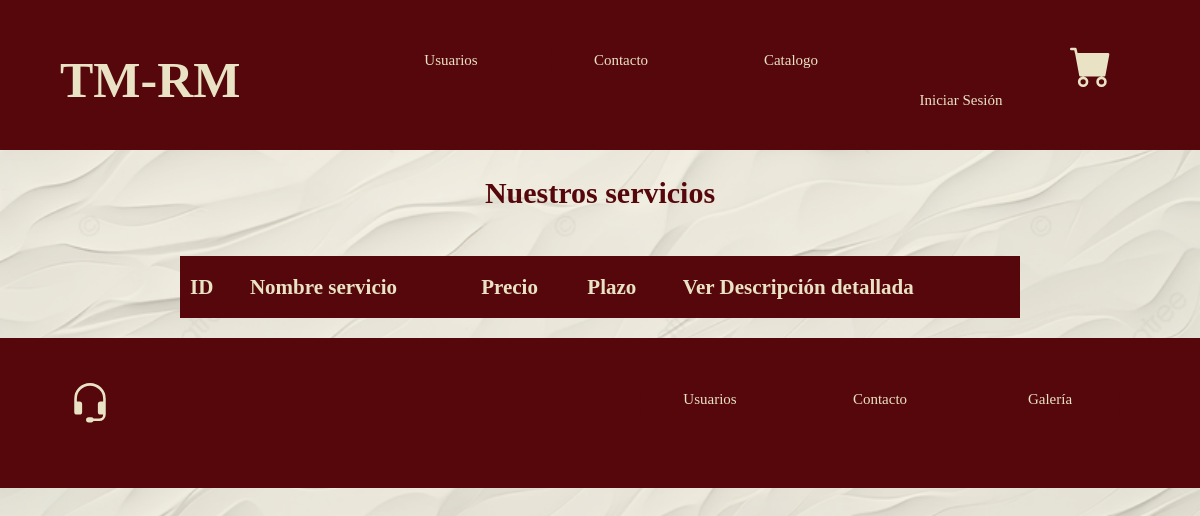
The page /catalogo on the database as committed earlier.
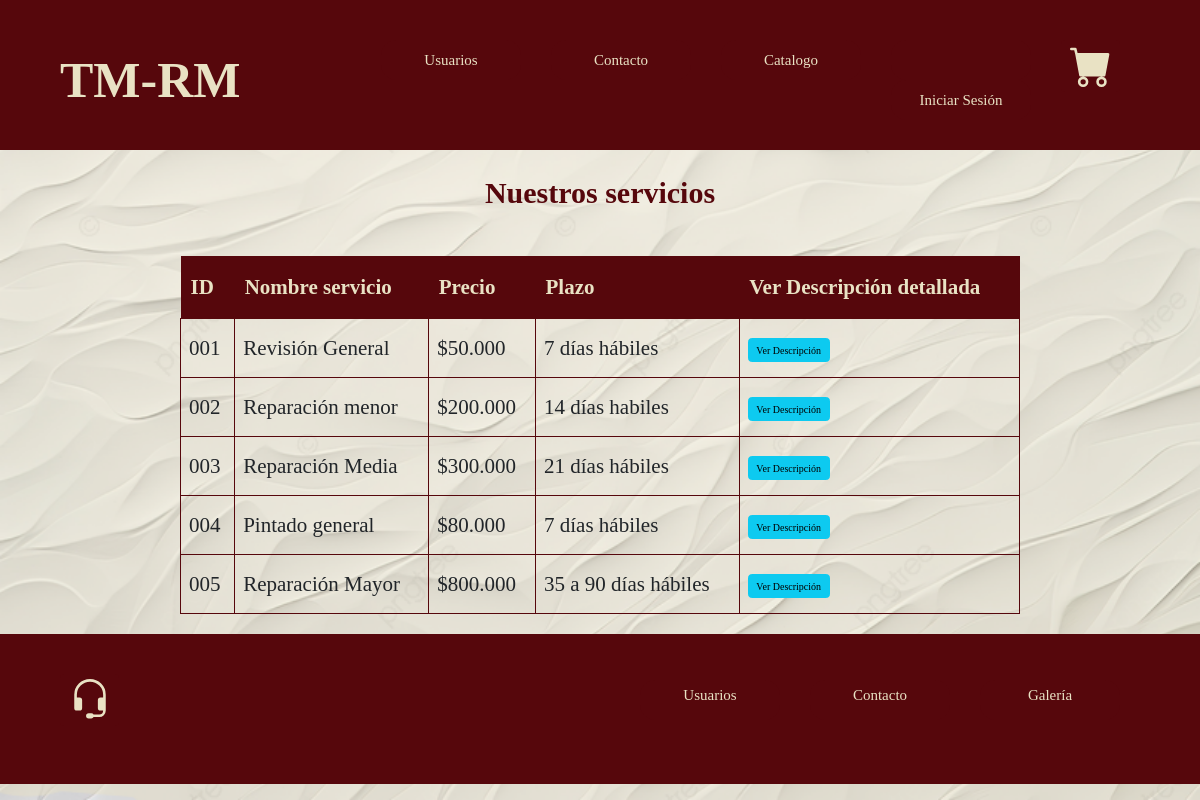
The same page on the database as committed later.
### taller1/models.py (models this page shows, shortened)
class Servicio(models.Model):
    id_servicio =  models.CharField(primary_key=True, max_length=10)
    nombre_serv =  models.CharField(max_length=20)
    precio = models.CharField(max_length=11)
    plazo_entrega = models.CharField(max_length=20)
    descripcion_servicio = models.CharField(max_length=500)

### taller1/views.py (the view)
# urls.py: path('catalogo', views.servicios, name='catalogo'),  # Aquí mapea la URL /catalogo a la función servicios
def servicios(request):
    servicios = Servicio.objects.all()
    context = {"servicios": servicios}
    return render(request, 'taller1/catalogo.html', context)

### taller1/templates/taller1/catalogo.html (shortened to what this page needs)
{% extends 'taller1/base.html' %}
{% load static %}
{% block content %}
<div>
    <h1 class="subtitulo centrar-texto no-margin">Nuestros servicios</h1>
</div>
<div style="text-align: center;">
    <div class="contenedor_listado">
        <table class="tabla_listado centrar-texto">
            <thead class="cabeza_tabla">
                <tr>
                    <th>ID</th>
                    <th>Nombre servicio</th>
                    <th>Precio</th>
                    <th>Plazo</th>
                    <th>Ver Descripción detallada</th>
                </tr>
            </thead>
            <tbody class="cuerpo_tabla">
                {% for x in servicios %}
                    <tr>
                        <td>{{ x.id_servicio }}</td>
                        <td>{{ x.nombre_serv }}</td>
                        <td>{{ x.precio }}</td>
                        <td>{{ x.plazo_entrega }}</td>
                        <td>
                            <button type="button" class="btn btn-info" data-toggle="modal" data-target="#descripcionModal{{ x.id_servicio }}">
                                Ver Descripción
                            </button>
                        </td>
                    </tr>
                {% endfor %}
            </tbody>
        </table>
    </div>
</div>
{% endblock %}

### taller1/templates/taller1/base.html (shortened to what this page needs)
{% load static %}
<!DOCTYPE html>
<html lang="en">
  <head>
    {% load bootstrap5 %}
    {% bootstrap_css %}
    <link rel="stylesheet" href="{% static 'css/Styles.css' %}" />
  </head>
  <body>
    <header>
      <div class="contenedor">
        <nav class="navbar navbar-expand-lg barra">
          <a class="navbar-brand logo" href="{% url 'index' %}"><h1 class="tamano__logo logo__bold no-margin centrar-texto">TM-RM</h1></a>
          <div class="collapse navbar-collapse" id="navbarNav">
            <ul class="navbar-nav ms-auto navegacion">
              <li class="nav-item">
                <a class="nav-link navegacion__enlace buttonNav" href="{% url 'noticias' %}">Usuarios</a>
              </li>
              <li class="nav-item">
                <a class="nav-link navegacion__enlace buttonNav" href="{% url 'contacto' %}">Contacto</a>
              </li>
              <li class="nav-item">
                <a class="nav-link navegacion__enlace buttonNav" href="{% url 'catalogo' %}">Catalogo</a>
              </li>
              <li class="nav-item dropdown">
                <a class="dropdown-item navegacion__enlace buttonNav" href="#" id="navbarDropdown" role="button" data-bs-toggle="dropdown" aria-expanded="false">
                    {% if user.is_authenticated %}
                        {{ user.username }}
                    {% else %}
                    <a href="{% url 'login' %}" class="nav-link navegacion__enlace buttonNav">Iniciar Sesión</a>
                    {% endif %}
                </a>
              </li>
              <li class="nav-item">
                <a class="logo" href="{% url 'carrito' %}">
                <button id="carritoBtn" class="btn carrito navegacion__enlace" type="button">
                </button>
                </a>
              </li>
            </ul>
          </div>
        </nav>
      </div>
    </header>
    {% block content %}
    {% endblock %}
    <footer>
      <div class="contenedor">
        <div class="barra">
          <a class="logo" href="{% url 'contacto' %}">
            <button class="btn carrito navegacion__enlace" type="button" data-placement="bottom">
            </button>
          </a>
          <nav class="navegacion">
            <a href="{% url 'crud' %}" class="navegacion__enlace buttonNav">Usuarios</a>
            <a href="{% url 'contacto' %}" class="navegacion__enlace buttonNav">Contacto</a>
            <a href="{% url 'catalogo' %}" class="navegacion__enlace buttonNav">Galería</a>
          </nav>
        </div>
      </div>
    </footer>
  </body>
</html>

### taller1/static/css/Styles.css (style rules this page uses)
:root { --ColorPrincipal: #56070C; --colorSecundario: #e9e2c4; --colorFormularioFondo: #56070ce0; --colorFormulario: #eae2c337; --fuenteHeading: 'Segoe UI', Tahoma, Geneva, Verdana, sans-serif --fuenteParrafos: 'Open Sans', sans-serif; }
html { box-sizing: border-box; font-size: 62.5%; }
*, *:before, *:after { box-sizing: inherit; }
body { font-family: var(--fuenteParrafos); font-size: 1rem; line-height: 2; margin: 0; background-image: url('/static/img/fondo2.png'); background-size: cover; background-attachment: fixed; }
a { text-decoration: none; }
h1, h2, h3, h4 { font-family: var(--fuenteHeading); line-height: 1.2; }
h1 { font-size: 7rem; }
.no-margin { margin: 0; }
.centrar-texto { text-align: center; }
.subtitulo { color: var(--ColorPrincipal); font-size: 3rem; font-family: var(--fuenteHeading); margin: 2.5rem; font-weight: 800; }
.contenedor { width: 90%; max-width: 170rem; margin: 0 auto; }
header, footer { background-color: var(--ColorPrincipal); height: 15rem; background-size: cover; background-repeat: no-repeat; background-position: center; }
.tamano__logo { font-size: 5rem; }
.logo { color: var(--colorSecundario); font-size: 3.5rem; }
.logo__bold { font-weight: 700; }
.barra { padding-top: 4rem; display: flex; justify-content: space-between; align-items: center; font-size: 2rem; }
.navegacion { display: flex; gap: 1rem; background-color: var(--ColorPrincipal); flex-wrap: wrap; }
.buttonNav { background-color: transparent; color: #fff; width: 14rem; height: 4rem; text-align: center; transition: all 0.6s ease; border-radius: 1em; }
.navegacion__enlace { display: block; text-align: center; font-size: 1.5rem; color: var(--colorSecundario); background-color: var(--ColorPrincipal); margin-right: 2rem; }
.carrito svg { width: 4.2rem; height: 4.2rem; display: flex; justify-content: center; }
.contenedor_listado { display: flex; justify-content: center; }
.tabla_listado { width: 70%; border-collapse: collapse; margin: 2rem 0; font-size: 2.1rem; text-align: left; font-family: var(--fuenteParrafos); }
.cabeza_tabla th { background-color: var(--ColorPrincipal); color: var(--colorSecundario); padding: 1rem; }
.cuerpo_tabla td { border: 1px solid var(--ColorPrincipal); padding: 8px; }

Rows that differ between the two databases and show on the page:
added Servicio: id_servicio "001", nombre_serv "Revisión General", precio "$50.000", plazo_entrega "7 días hábiles"
added Servicio: id_servicio "002", nombre_serv "Reparación menor", precio "$200.000", plazo_entrega "14 días habiles"
added Servicio: id_servicio "003", nombre_serv "Reparación Media", precio "$300.000", plazo_entrega "21 días hábiles"
added Servicio: id_servicio "004", nombre_serv "Pintado general", precio "$80.000", plazo_entrega "7 días hábiles"
added Servicio: id_servicio "005", nombre_serv "Reparación Mayor", precio "$800.000", plazo_entrega "35 a 90 días hábiles"
